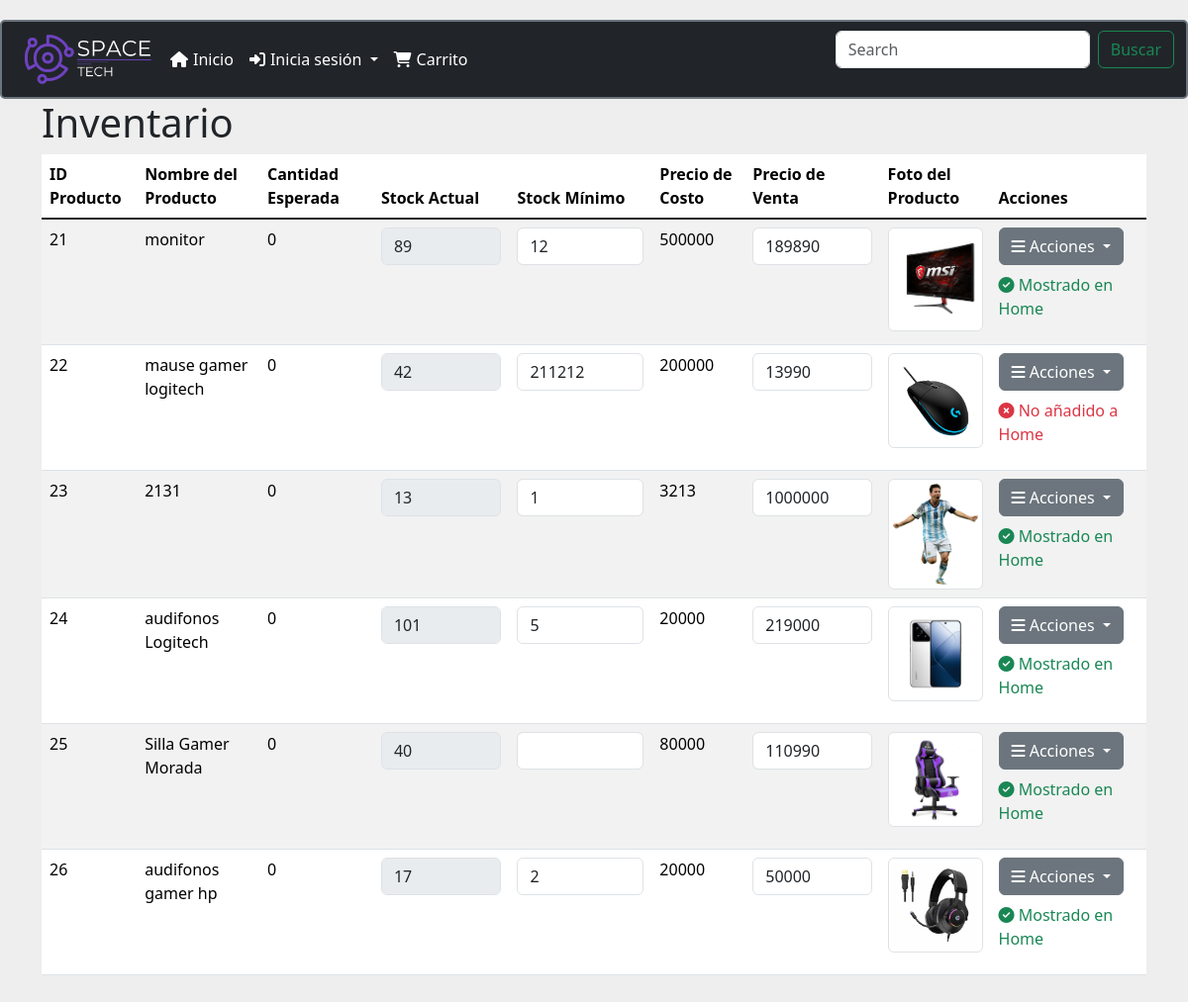
Before: /inventario/ with the older database file.
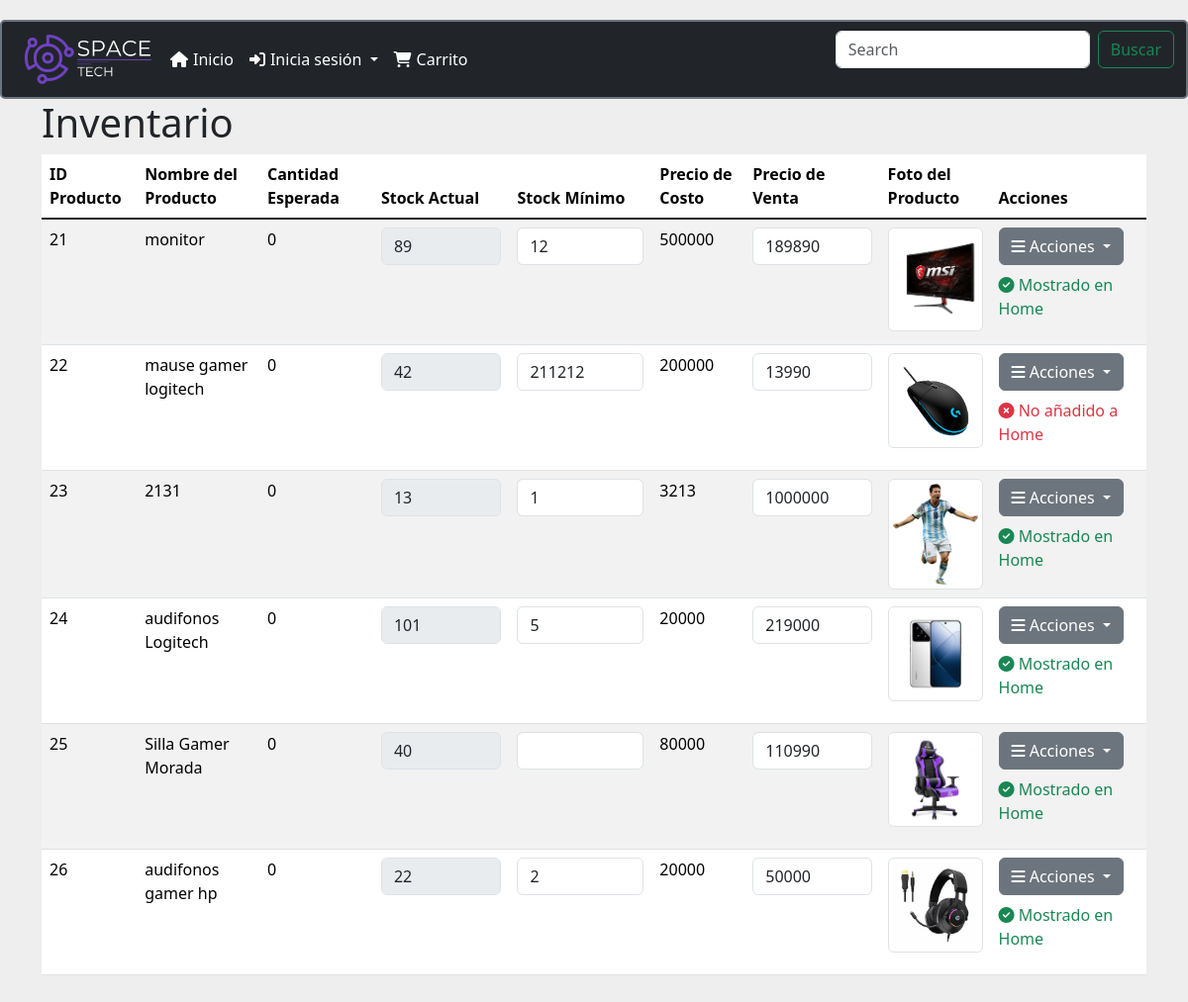
After: the same page with the newer database file.
### menu/models.py (models this page shows, shortened)
class Producto(models.Model):
    id_producto = models.AutoField(primary_key=True, editable=False)
    nombre_producto = models.CharField(max_length=100, verbose_name='Nombre del Producto')
    proveedor = models.ForeignKey(Proveedor, on_delete=models.CASCADE, verbose_name='Proveedor')
    stock_actual = models.IntegerField(verbose_name='Stock Actual', null=True, blank=True)
    stock_minimo = models.IntegerField(verbose_name='Stock Mínimo', null=True, blank=True)
    precio_costo = models.IntegerField(verbose_name='Precio de Costo')
    precio_venta = models.IntegerField(verbose_name='Precio de Venta', default=0)
    foto_producto = models.ImageField(upload_to='static/img/', verbose_name='Foto del Producto', null=True, blank=True)
    mostrar_en_home = models.BooleanField(default=False, verbose_name='Mostrar en Home')

### menu/views.py (the view)
# urls.py: path('inventario/', views.inventario, name='inventario'),
def inventario(request):
    if request.method == 'POST':
        producto_id = request.POST.get('producto_id')
        if producto_id:
            producto = get_object_or_404(Producto, pk=producto_id)
            form = ProductoInventarioForm(request.POST, request.FILES, instance=producto)
            if form.is_valid():
                form.save()
                messages.success(request, 'Producto guardado.')
            else:
                messages.error(request, 'Error al guardar el producto.')
        return redirect('inventario')
    else:
        form = ProductoInventarioForm()
    productos = Producto.objects.all()
    detalles_compras = DetalleCompra.objects.all()
    cantidades_esperadas = {}
    for detalle in detalles_compras:
        producto_id = detalle.producto.pk
        if producto_id in cantidades_esperadas:
            cantidades_esperadas[producto_id] += detalle.cantidad
        else:
            cantidades_esperadas[producto_id] = detalle.cantidad
    return render(request, 'inventario.html', {
        'productos': productos,
        'form': form,
        'cantidades_esperadas': cantidades_esperadas
    })

### menu/forms.py
class ProductoInventarioForm(forms.ModelForm):
    class Meta:
        model = Producto
        fields = ['stock_actual', 'stock_minimo', 'precio_venta']

### menu/context_processors.py (called while the page is built)
def carrito_items_count(request):
    if request.user.is_authenticated:
        cart, created = Cart.objects.get_or_create(user=request.user)
        carrito_items_count = CartItem.objects.filter(cart=cart).aggregate(total_quantity=Sum('quantity'))['total_quantity'] or 0
    else:
        carrito_items_count = 0
    return {
        'carrito_items_count': carrito_items_count
    }

### menu/templatetags/custom_filters.py (called while the page is built)
@register.filter(name='get_value_from_dict')
def get_value_from_dict(dictionary, key):
    return dictionary.get(key, 0)

### menu/templates/inventario.html (shortened to what this page needs)
{% load custom_filters %}
<!DOCTYPE html>
<html lang="es">
<head>
    <link href="https://cdn.jsdelivr.net/npm/bootstrap@5.1.3/dist/css/bootstrap.min.css" rel="stylesheet">
    <link rel="stylesheet" href="https://cdnjs.cloudflare.com/ajax/libs/font-awesome/6.0.0-beta3/css/all.min.css">
    {% include "plantilla/menu.html" %}
</head>
<body>
    <div class="container">
        <h1>Inventario</h1>
        <div class="table-responsive">
            <table class="table table-striped">
                <thead>
                    <tr>
                        <th>ID Producto</th>
                        <th>Nombre del Producto</th>
                        <th>Cantidad Esperada</th>
                        <th>Stock Actual</th>
                        <th>Stock Mínimo</th>
                        <th>Precio de Costo</th>
                        <th>Precio de Venta</th>
                        <th>Foto del Producto</th>
                        <th>Acciones</th>
                    </tr>
                </thead>
                <tbody>
                    {% for producto in productos %}
                    <tr>
                        <form method="post" enctype="multipart/form-data">
                            <td>{{ producto.id_producto }}</td>
                            <td>{{ producto.nombre_producto }}</td>
                            <td>{{ cantidades_esperadas|get_value_from_dict:producto.pk }}</td>
                            <td><input type="number" name="stock_actual" value="{{ producto.stock_actual }}" class="form-control" readonly></td>
                            <td><input type="number" name="stock_minimo" value="{{ producto.stock_minimo }}" class="form-control"></td>
                            <td>{{ producto.precio_costo }}</td>
                            <td><input type="number" name="precio_venta" value="{{ producto.precio_venta }}" class="form-control"></td>
                            <td>
                                {% if producto.foto_producto %}
                                    <img src="{{ producto.foto_producto.url }}" alt="{{ producto.nombre_producto }}" class="img-thumbnail"><br>
                                {% else %}
                                    No Image<br>
                                {% endif %}
                            </td>
                            <td>
                                <div class="dropdown">
                                    <button class="btn btn-secondary dropdown-toggle" type="button" id="dropdownMenuButton{{ producto.id_producto }}" data-bs-toggle="dropdown" aria-expanded="false">
                                        <i class="fas fa-bars"></i> Acciones
                                    </button>
                                </div>
                                {% if producto.mostrar_en_home %}
                                    <p class="text-success mt-2"><i class="fas fa-check-circle"></i> Mostrado en Home</p>
                                {% else %}
                                    <p class="text-danger mt-2"><i class="fas fa-times-circle"></i> No añadido a Home</p>
                                {% endif %}
                            </td>
                        </form>
                    </tr>
                    {% endfor %}
                </tbody>
            </table>
        </div>
    </div>
</body>
</html>

Changed rows visible on the page:
changed Producto "audifonos gamer hp": stock_actual "17" → "22"
